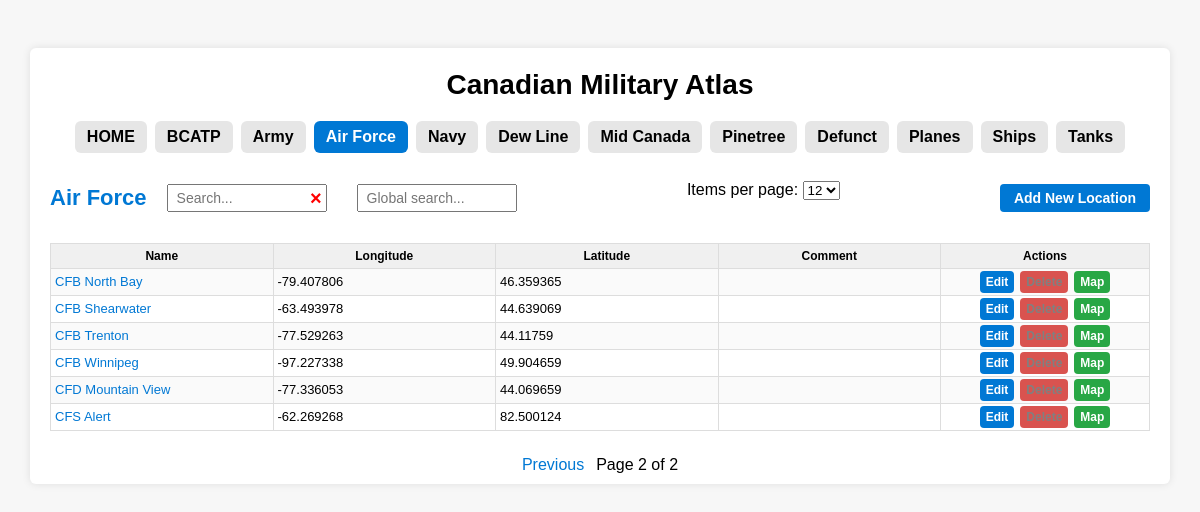
Page /airforce?page=2&per_page=10&starts= on the committed database.
### models.py (models this page shows)
class Airforce(db.Model):
    id = db.Column(db.Integer, primary_key=True)
    name = db.Column(db.String(200))
    longitude = db.Column(db.Float)
    latitude = db.Column(db.Float)
    comment = db.Column(db.String(500))
    wiki = db.Column(db.String(500))

### app.py (the view)
@app.route("/airforce")
def airforce():
    page = request.args.get("page", 1, type=int)
    per_page = request.args.get("per_page", 10, type=int)
    starts = request.args.get("starts", "").strip()
    query = Airforce.query
    if starts:
        query = query.filter(Airforce.name.ilike(f"%{starts}%"))
    if per_page == 0:
        rows = query.order_by(Airforce.name).all()
        total_pages = 1
        pagination = None
    else:
        pagination = db.paginate(
            query.order_by(Airforce.name), page=page, per_page=per_page
        )
        rows = pagination
        total_pages = pagination.pages
    return render_template(
        "airforce.html",
        rows=rows,
        active_tab="airforce",
        starts=starts,
        per_page=per_page,
        total_pages=total_pages,
        pagination=pagination,
    )

### templates/airforce.html (shortened to what this page needs)
﻿{% extends "base.html" %}
{% block content %}
<div class="page-header">
    <div class="header-left">
        <h1>
            <a href="https://en.wikipedia.org/wiki/Royal_Canadian_Air_Force"
               target="_blank"
               class="title-link">
                Air Force
            </a>
        </h1>
        <div class="search-wrapper">
            <input type="text"
                   id="searchBox"
                   class="search-box"
                   placeholder="Search..."
                   value="{{ starts }}"
                   onkeyup="searchByLetter()">
            <span class="clear-btn" onclick="clearSearch()">&times;</span>
        </div>
        <input id="globalSearchBox"
               type="text"
               class="global-search-box"
               placeholder="Global search..."
               onkeyup="globalSearch()">
    </div>
    <form method="get" id="perPageForm" style="margin-bottom: 15px;">
        <label for="per_page">Items per page:</label>
        <select name="per_page" id="per_page" onchange="this.form.submit()">
            <option value="12" {% if per_page == 12 %}selected{% endif %}>12</option>
        </select>
    </form>
    <button class="add-btn" onclick="openAddModal('airforce')">Add New Location</button>
</div>
<table>
    <tr>
        <th class="name">Name</th>
        <th class="lon">Longitude</th>
        <th class="lat">Latitude</th>
        <th>Comment</th>
        <th class="actions">Actions</th>
    </tr>
    {% set data = rows.items if pagination else rows %}
    {% for row in data %}
    <tr id="row-{{ row.id }}">
        <td class="name">
            {% if row.wiki %}
            <a href="{{ row.wiki }}" target="_blank">{{ row.name }}</a>
            {% else %}
            {{ row.name }}
            {% endif %}
        </td>
        <td class="lon">{{ row.longitude }}</td>
        <td class="lat">{{ row.latitude }}</td>
        <td>{{ row.comment }}</td>
        <td class="actions">
            <div class="action-buttons">
                <a href="#"
                   class="action-btn edit-btn"
                   onclick="openEditModal('/airforce/edit/{{ row.id }}'); return false;">
                    Edit
                </a>
                <a href="#" class="action-btn delete-btn disabled" onclick="return false;">Delete</a>
                <a href="#"
                   class="action-btn map-btn"
                   onclick="openMap('{{ row.latitude }}', '{{ row.longitude }}'); return false;">
                    Map
                </a>
            </div>
        </td>
    </tr>
    {% endfor %}
</table>
{% if pagination %}
<div class="pagination">
    {% if pagination.has_prev %}
    <a href="?page={{ pagination.prev_num }}&per_page={{ per_page }}&starts={{ starts }}">Previous</a>
    {% endif %}
    <span>Page {{ pagination.page }} of {{ total_pages }}</span>
</div>
{% endif %}
{% endblock %}

### templates/base.html (style rules this page uses)
body { font-family: Arial, sans-serif; background: #f7f7f7; margin: 0; padding: 20px; }
h1 { font-size: 22px; margin-bottom: 10px; }
.page-header { display: flex; align-items: center; justify-content: space-between; height: 90px; }
.header-left { display: flex; align-items: center; gap: 20px; }
.page-header h1 { margin: 0; font-weight: 600; white-space: nowrap; }
.search-wrapper { position: relative; display: inline-block; }
.search-box, .global-search-box { width: 160px; padding: 4px 30px 4px 8px; font-size: 14px; height: 28px; box-sizing: border-box; margin-right: 10px; }
.clear-btn { position: absolute; right: 15px; top: 50%; transform: translateY(-50%); font-size: 20px; color: red; cursor: pointer; user-select: none; font-weight: 900; line-height: 1; }
table { width: 100%; border-collapse: collapse; table-layout: fixed; word-wrap: break-word; margin-bottom: 20px; }
th, td { border: 1px solid #ddd; padding: 2px 4px; font-size: 13px; line-height: 1.5; }
th { background: #f0f0f0; font-size: 12px; font-weight: 600; padding: 3px 4px; }
tr:nth-child(even) { background: #fafafa; }
th.actions, td.actions { width: 200px; text-align: center; }
.action-buttons { display: flex; justify-content: center; gap: 6px; }
.action-buttons .action-btn { padding: 2px 6px; font-size: 12px; }
.add-btn, .edit-btn, .delete-btn, .map-btn { padding: 6px 14px; border-radius: 4px; font-size: 14px; font-weight: bold; cursor: pointer; border: none; }
.add-btn { background: #0078d4; color: white; }
.edit-btn { background: #0078d4; color: white; }
.delete-btn { background: #d9534f; color: white; }
.map-btn { background: #28a745; color: white; }
a { color: #0078d4; text-decoration: none; }
.pagination { width: 100%; display: flex; justify-content: center; align-items: center; margin-top: 25px; gap: 12px; }
.action-btn.disabled { pointer-events: none; color: gray; cursor: default; }

### rows in the picture
Airforce: name "CFB North Bay", longitude "-79.407806", latitude "46.359365"
Airforce: name "CFB Shearwater", longitude "-63.493978", latitude "44.639069"
Airforce: name "CFB Trenton", longitude "-77.529263", latitude "44.11759"
Airforce: name "CFB Winnipeg", longitude "-97.227338", latitude "49.904659"
Airforce: name "CFD Mountain View", longitude "-77.336053", latitude "44.069659"
Airforce: name "CFS Alert", longitude "-62.269268", latitude "82.500124"

### other values in the picture
{{ pagination.page }} "2"
{{ total_pages }} "2"
